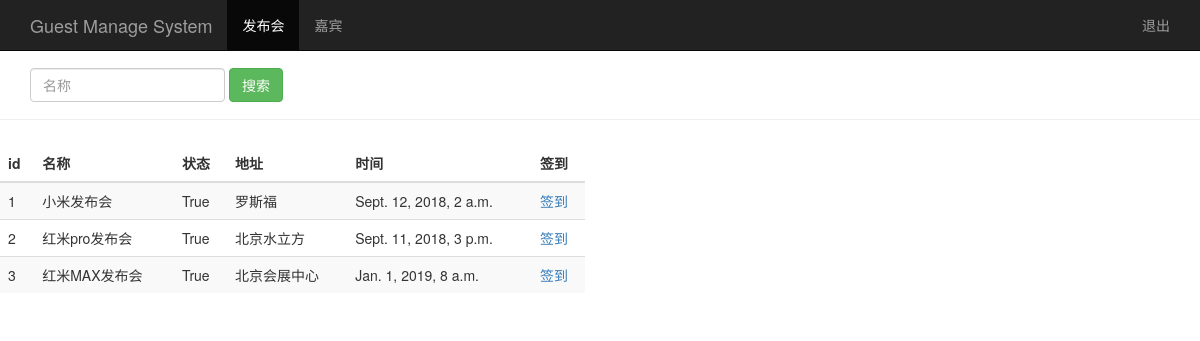
/event_manage/, run on the app's committed database.
### sign/models.py (models this page shows, shortened)
class Event(models.Model):
    name = models.CharField(max_length=100)  # 发布会标题
    limit = models.IntegerField()  # 参加人数
    status = models.BooleanField()  # 状态
    address = models.CharField(max_length=200)  # 地址
    start_time = models.DateTimeField('events time')  # 发布会时间
    create_time = models.DateTimeField(auto_now=True)  # 创建时间（自动获取当前时间）

### sign/views.py (the view)
# urls.py: url(r'^event_manage/',views.event_manage),
def event_manage(request):
    event_list = Event.objects.all()
    user_name = request.session.get('user', '')
    return render(request, "sign/event_manage.html", {"user_name": user_name,
                                                      'events': event_list})

### templates/sign/event_manage.html (shortened to what this page needs)
<!DOCTYPE html>
<html lang="zh-CN">
<head>
    {% load bootstrap3 %}
    {% bootstrap_css %}
</head>
<body role="document">
    <nav class="navbar navbar-inverse navbar-fixed-top">
        <div class="container">
            <div class="navbar-header">
                <a class="navbar-brand" href="/event_manage/">Guest Manage System</a>
            </div>
            <div id="navbar" class="collapse navbar-collapse">
                <ul class="nav navbar-nav">
                    <li class="active"><a href="#">发布会</a></li>
                    <li><a href="/guest_manage/">嘉宾</a></li>
                </ul>
                <ul class="nav navbar-nav navbar-right">
                    <li><a href="#">{{ user_name }}</a></li>
                    <li><a href="/logout/">退出</a></li>
                </ul>
            </div>
        </div>
    </nav>
    <div class="page-header" style="padding-top: 20px;">
        <div id="navbar" class="navbar-collapse collapse">
            <form class="navbar-form" method="get" action="/search_name/">
                <div class="form-group">
                    <input name="name" type="text" placeholder="名称" class="form-control">
                </div>
                <button type="submit" class="btn btn-success">搜索</button>
            </form>
        </div>
    </div>
    <div class="row" style="padding-top: 5px;">
        <div class="col-md-6">
            <table id ='tableA' class="table table-striped table-hover">
                <thead>
                <tr>
                    <th>id</th><th>名称</th><th>状态</th><th>地址</th><th>时间</th><th>签到</th>
                </tr>
                </thead>
                <tbody>
                    {% for event in events %}
                        <tr>
                            <td>{{ event.id }}</td>
                            <td>{{ event.name }}</td>
                            <td>{{ event.status }}</td>
                            <td>{{ event.address }}</td>
                            <td>{{ event.start_time }}</td>
                            <td><a href="/sign_index/{{ event.id }}/"target="{{ event.id }}_blank" >签到</a></td>
                        </tr>
                    {% endfor %}
                </tbody>
            </table>
        </div>
    </div>
</body>
</html>

### data on the page
Event: id "1", name "小米发布会", status "True", address "罗斯福", start_time "Sept. 12, 2018, 2 a.m."
Event: id "2", name "红米pro发布会", status "True", address "北京水立方", start_time "Sept. 11, 2018, 3 p.m."
Event: id "3", name "红米MAX发布会", status "True", address "北京会展中心", start_time "Jan. 1, 2019, 8 a.m."
